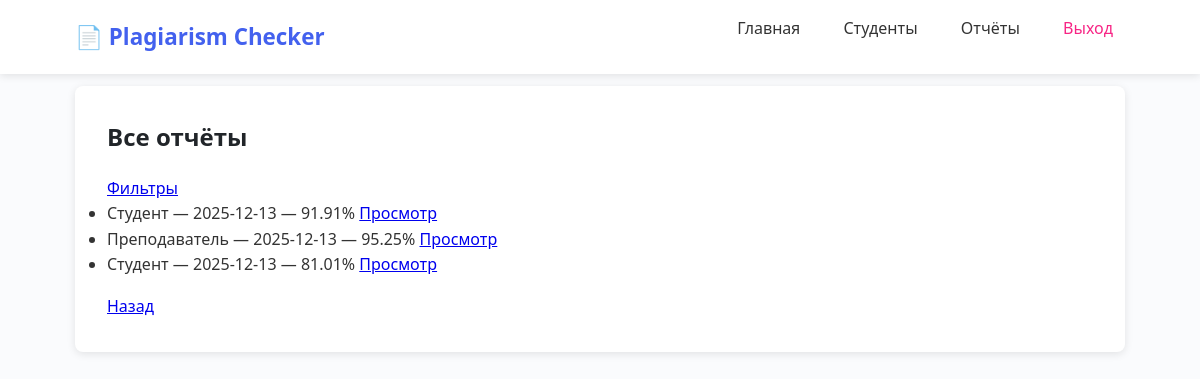
/teacher/reports (signed in), run on an earlier commit of the app's database.
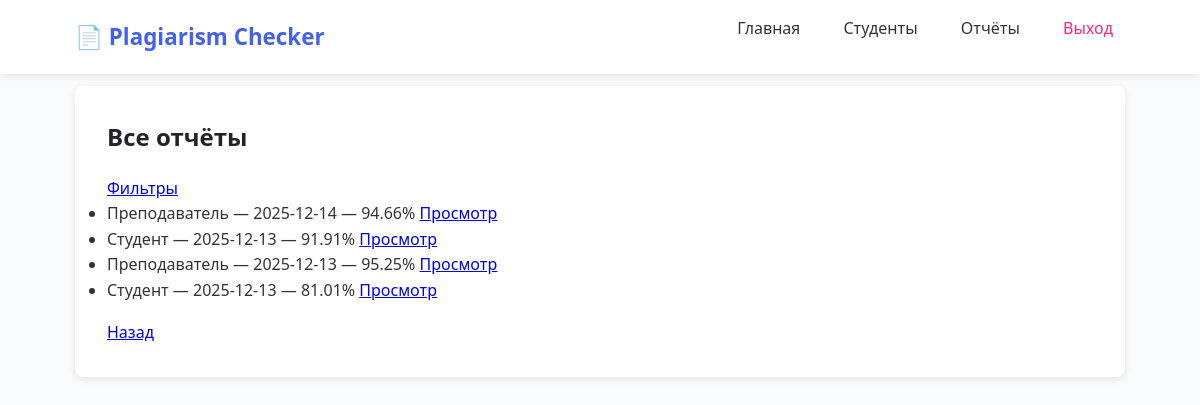
And on a later commit of the database.
### app/models.py (models this page shows)
class Report(db.Model):
    __tablename__ = 'reports'
    id = db.Column(db.Integer, primary_key=True)
    check_id = db.Column(db.Integer, db.ForeignKey(
        'plagiarism_checks.id'), nullable=False)
    user_id = db.Column(db.Integer, db.ForeignKey('users.id'), nullable=False)
    generated_date = db.Column(
        db.DateTime, default=db.func.current_timestamp())
    uniqueness_percentage = db.Column(db.Float)
    user = db.relationship('User', back_populates='reports')
    check = db.relationship('PlagiarismCheck', back_populates='report')

class User(UserMixin, db.Model):
    __tablename__ = 'users'
    id = db.Column(db.Integer, primary_key=True)
    name = db.Column(db.String(100), nullable=False)
    email = db.Column(db.String(120), unique=True, nullable=False)
    role = db.Column(db.String(20), nullable=False)
    password_hash = db.Column(db.String(128), nullable=False)
    documents = db.relationship('SourceDocument', back_populates='user')
    reports = db.relationship('Report', back_populates='user')

### app/teacher/routes.py (the view)
@bp.route('/reports')
@login_required
def reports():
    if current_user.role != 'teacher':
        flash('Доступ запрещён')
        return redirect(url_for('auth.login'))
    all_reports = get_all_reports()
    return render_template('teacher/reports.html', reports=all_reports)

### app/models.py (called while the page is built)
@login_manager.user_loader
def load_user(user_id):
    return User.query.get(int(user_id))

### app/teacher/services.py (called while the page is built)
def get_all_reports():
    return Report.query.order_by(Report.generated_date.desc()).all()

### app/templates/teacher/reports.html
{% extends "base.html" %}
{% block content %}
<h2>Все отчёты</h2>
<a href="{{ url_for('teacher.filter_reports') }}">Фильтры</a>
{% if reports %}
  <ul>
    {% for r in reports %}
      <li>
        {{ r.user.name }} — {{ r.generated_date.strftime('%Y-%m-%d') }} — {{ r.uniqueness_percentage }}%
        <a href="{{ url_for('teacher.view_report', report_id=r.id) }}">Просмотр</a>
      </li>
    {% endfor %}
  </ul>
{% else %}
  <p>Нет отчётов</p>
{% endif %}
<a href="{{ url_for('teacher.dashboard') }}">Назад</a>
{% endblock %}

### app/templates/base.html (shortened to what this page needs)
<!DOCTYPE html>
<html lang="ru">
<head>
</head>
<body>
<header>
    <div class="container">
        <nav class="navbar">
            <a href="{% if current_user.is_authenticated %}{{ url_for(current_user.role + '.dashboard') }}{% else %}{{ url_for('auth.login') }}{% endif %}" class="logo">
                📄 Plagiarism Checker
            </a>
            {% if current_user.is_authenticated %}
            <ul class="nav-links">
                {% if current_user.role == 'student' %}
                    <li><a href="{{ url_for('student.dashboard') }}">Главная</a></li>
                    <li><a href="{{ url_for('student.upload') }}">Загрузить</a></li>
                    <li><a href="{{ url_for('student.history') }}">История</a></li>
                {% elif current_user.role == 'teacher' %}
                    <li><a href="{{ url_for('teacher.dashboard') }}">Главная</a></li>
                    <li><a href="{{ url_for('teacher.manage_students') }}">Студенты</a></li>
                    <li><a href="{{ url_for('teacher.reports') }}">Отчёты</a></li>
                {% elif current_user.role == 'admin' %}
                    <li><a href="{{ url_for('admin.dashboard') }}">Админка</a></li>
                    <li><a href="{{ url_for('admin.user_management') }}">Пользователи</a></li>
                {% endif %}
                <li><a href="{{ url_for('auth.logout') }}" class="logout-link">Выход</a></li>
            </ul>
            {% endif %}
        </nav>
    </div>
</header>
<div class="container">
    <main>
        {% block content %}{% endblock %}
    </main>
</div>
</body>
</html>

### app/templates/base.html (style rules this page uses)
:root { --primary: #4361ee; --primary-light: #4895ef; --secondary: #3f37c9; --success: #4cc9f0; --danger: #f72585; --light: #f8f9fa; --dark: #212529; --bg: #ffffff; --text: #333333; --border: #dee2e6; --shadow: 0 2px 8px rgba(0,0,0,0.1); --radius: 8px; }
* { margin: 0; padding: 0; box-sizing: border-box; }
body { font-family: 'Segoe UI', Tahoma, Geneva, Verdana, sans-serif; background-color: #fafbfd; color: var(--text); line-height: 1.6; padding-top: 70px; padding-bottom: 40px; }
header { background: white; box-shadow: var(--shadow); position: fixed; top: 0; left: 0; right: 0; z-index: 1000; }
.container { width: 90%; max-width: 1100px; margin: 0 auto; padding: 0 15px; }
.navbar { display: flex; justify-content: space-between; align-items: center; padding: 1rem 0; }
.logo { font-size: 1.4rem; font-weight: 700; color: var(--primary); text-decoration: none; }
.nav-links { display: flex; list-style: none; gap: 1.2rem; }
.nav-links a { text-decoration: none; color: var(--text); font-weight: 500; padding: 6px 12px; border-radius: var(--radius); transition: background 0.2s; }
.logout-link { color: var(--danger) !important; }
main { background: white; border-radius: var(--radius); padding: 2rem; box-shadow: var(--shadow); margin-top: 1rem; }
h1, h2, h3 { margin-bottom: 1.2rem; color: var(--dark); }
p, ul, ol { margin-bottom: 1rem; }

What changed in the data, as far as the page shows it:
added Report: user.name "Преподаватель", generated_date "2025-12-14", uniqueness_percentage "94.66"
